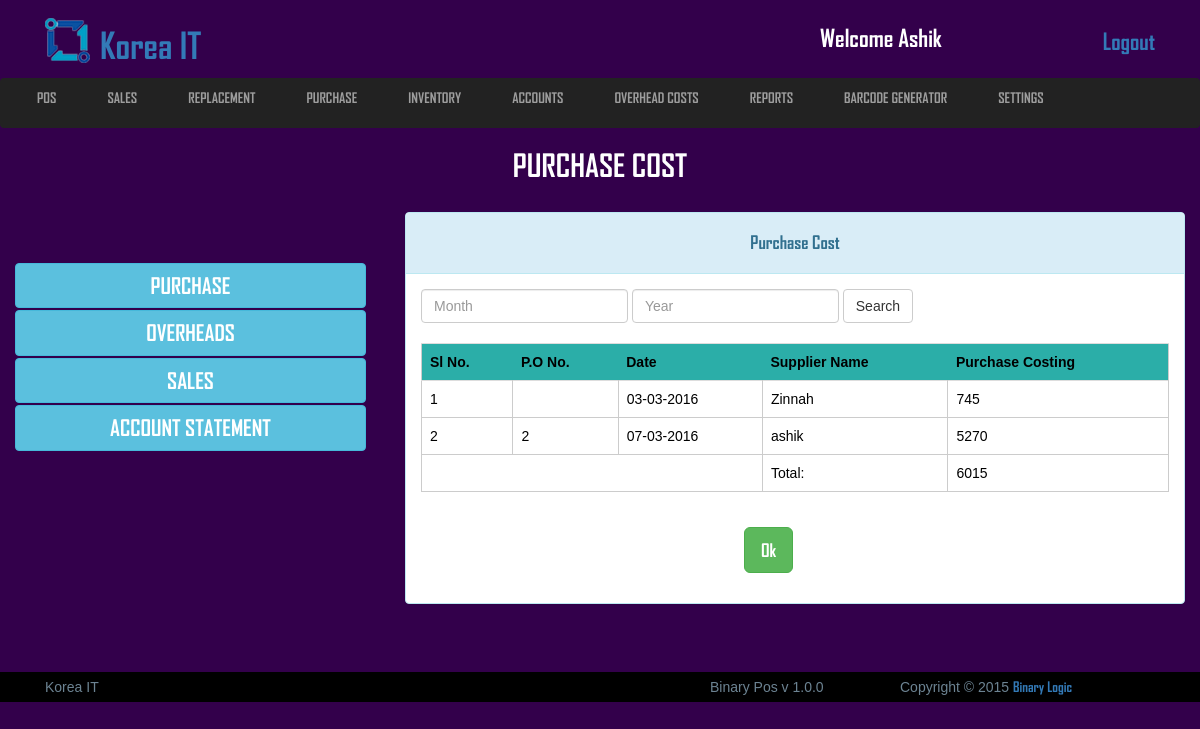
/view/purchase_cost.php (signed in), run on the app's committed database.
### tables this page shows
CREATE TABLE `logo_section` (
  `id` int(11) NOT NULL,
  `image` varchar(255) NOT NULL,
  `name` varchar(100) NOT NULL
);

CREATE TABLE `purchase_order` (
  `id` int(50) NOT NULL,
  `supplier_id` varchar(50) NOT NULL,
  `po_date` date NOT NULL,
  `purchase_order_no` varchar(50) NOT NULL,
  `product_description` text NOT NULL,
  `uom` varchar(50) NOT NULL,
  `cost_per_unit` varchar(50) NOT NULL,
  `quantity` varchar(50) NOT NULL,
  `amount` varchar(50) NOT NULL,
  `vat` varchar(50) NOT NULL,
  `tax` varchar(50) NOT NULL,
  `delivery_charge` varchar(50) NOT NULL,
  `total` varchar(50) NOT NULL,
  `paid` varchar(50) NOT NULL,
  `due` varchar(50) NOT NULL,
  `po_status` varchar(20) NOT NULL
);

CREATE TABLE `supplier` (
  `supplier_id` int(255) NOT NULL,
  `supplier_name` varchar(50) NOT NULL,
  `supplier_phone` varchar(15) NOT NULL,
  `supplier_address` varchar(200) NOT NULL,
  `supplier_balance` varchar(100) NOT NULL,
  `due_to_supplier` varchar(1000) NOT NULL
);

### src/Account/Account.php (called while the page is built, shortened)
<?php
class Account extends Model{
  public function all_purchase_order_cost($data = false){
    $this->table = "purchase_order";
    $clause = "1=1 ";
        $query = "SELECT * FROM {$this->table} WHERE ".$clause;
        $result = mysqli_query($this->connection,$query);
        $selectAll = array();
        if($result){
            while ($row = mysqli_fetch_object($result)) {
                $selectAll[] = $row;
            }
        }
        return $selectAll;
  }
}

### src/Model/Model.php (called while the page is built, shortened)
<?php
abstract class Model{
    public function __construct(){
        $this->connection = mysqli_connect("localhost","root","","pos");
    }
}

### src/Supplier/Supplier.php (called while the page is built, shortened)
<?php
class Supplier extends Model{
	public function show_supplier($id = null){
			$this->table = "supplier";
			$query = "SELECT * FROM {$this->table} WHERE `supplier_id` = '{$id}'";
			$result = mysqli_query($this->connection,$query);
			$supplier_no_fetch = mysqli_fetch_object($result);
			return $supplier_no_fetch;
	}
}

### view/purchase_cost.php (the view, shortened to what this page needs)
<?php
  	$account = new Account();
	$suppliers = new Supplier();
  	if(strtolower($_SERVER["REQUEST_METHOD"]) == "post"){
  		$purchase_orders = $account->all_purchase_order_cost($_REQUEST);
  	}else{
  		$purchase_orders = $account->all_purchase_order_cost();
  	}
 ?>
	<?php include('includes/all_link_body.php'); ?>
<header class="header_section">
	<div class="container">
		<div class="row">
			<div class="col-md-12">
				<?php include('includes/header_top.php'); ?>
			</div>
		</div>
	</div>
	<?php include('includes/main_nav.php'); ?>
	<div class="conainer">
		<div class="row">
			<div class="col-md-12">
				<div class="sales_point">
					<h2>Purchase Cost</h2>
				</div>
			</div>
		</div>
	</div>
</header>
<section class="view_container_content" style="min-height:430px;">
	<div class="container">
		<div class="row">
			<div class="col-md-4 no_padding">
				<div class="accounts_manager_left">
					<ul>
						<li> <button class="btn btn-info" style="width:90%;margin: 1px 0;"><a href="purchase_cost.php">Purchase</a> </button></li>
						<li><button class="btn btn-info" style="width:90%;margin: 1px 0;"><a href="overheads.php">Overheads</a> </button></li>
						<li><button class="btn btn-info" style="width:90%;margin: 1px 0;"><a href="sales_cost.php">Sales</a> </button></li>
						<li><button class="btn btn-info" style="width:90%;margin: 1px 0;"><a href="account_statement.php"> Account Statement</a> </button></li>
					</ul>
				</div>
			</div>
			<div class="col-md-8 no_padding">
				<div class="panel panel-info no_margin">
					  <div class="panel-heading"><h4 style="text-align:center;">Purchase Cost</h4></div>
					  	<div class="panel-body">
					  		<div class="top_month_section">
						  		<form class="form-inline" role="form" action="purchase_cost.php" method="post">
								  <div class="form-group">
								    <input type="text" class="form-control" name="month" id="month" placeholder="Month" value="<?php if(isset($_REQUEST["month"])){echo $_REQUEST["month"];}  ?>">
								  </div>
								  <div class="form-group">
								    <input type="text" class="form-control" name="year" id="year" placeholder="Year" value="<?php if(isset($_REQUEST["year"])){echo $_REQUEST["year"];}  ?>">
								  </div>
								  <button type="submit" class="btn btn-default">Search</button>
								</form>
						  	</div>
						  	<br>
							<div class="table-responsive">
							  <table class="table">
							    <tr style="background: #2BAEA8;">
							    	<th>Sl No.</th>
							    	<th>P.O No. </th>
							    	<th>Date</th>
							    	<th>Supplier Name</th>
							    	<th>Purchase Costing</th>
							    </tr>
							    <?php
							    	$sl = 1;
							    	$total = 0;
							    	foreach ($purchase_orders as $purchase_order) {
							    ?>
								    <tr>
								    	<td><?php echo $sl++; ?></td>
								    	<td><?php echo $purchase_order->purchase_order_no; ?></td>
								    	<td><?php echo date("d-m-Y",strtotime($purchase_order->po_date)); ?></td>
								    	<td><?php $supplier = $suppliers->show_supplier($purchase_order->supplier_id); ?>
								    	<?php if(isset($supplier->supplier_name)){ echo $supplier->supplier_name;} ?>
								    	</td>
								    	<td><?php echo $purchase_order->total; $total += $purchase_order->total; ?></td>
								    </tr>
							    <?php
							    	}
							     ?>
							     <tr>
							     	<td colspan="3"></td>
							     	<td>Total:</td>
							     	<td><?php echo $total; ?></td>
							     </tr>
							  </table>
							</div>
							<a href="accounts.php"><input class="btn btn-success btn-lg" type="submit" name="add" value="Ok"style="margin: 15px auto;margin-left: 323px;"></a>
						</div>
					</div>
			</div>
		</div>
	</div>
</section>
<footer class="main_footer_section">
		<div class="container">
			<div class="row">
				<div class="col-sm-12">
					<div class="row">
						<div class="col-sm-7">
							<p>Korea IT</p>
						</div>
						<div class="col-sm-2">
							<p>Binary Pos <span>v 1.0.0</span> </p>
						</div>
						<div class="col-sm-3">
							<p>Copyright &copy; 2015 <a href="www.binary-logic.net">Binary Logic</a></p>
						</div>
					</div>
				</div>
			</div>
		</div>
	</footer>
</body>
</html>

### view/includes/header_top.php (shortened to what this page needs)
<?php include('config.php'); ?>
<div class="header_top">
	<div class="col-md-8">
		<?php
		 	$startement = $db->prepare("SELECT * FROM logo_section WHERE id=1");
		 	$startement->execute();
		 	$result = $startement->fetchAll(PDO::FETCH_ASSOC);
		 	foreach ($result as $row) {
		 		$image = $row['image'];
		 		$name = $row['name'];
		 	}
		  ?>
		<a href="#"><img src="uploads/logo/<?php echo $image; ?>" alt="logo"><h1> <?php echo $name; ?></h1></a>
	</div>
	<div class="col-md-4">
		<ul class="header_top_aside">
			<li><h3>welcome <?php if(isset($_SESSION["username"])){echo $_SESSION["username"];} ?></h3></li>
			<li style="float:right"><a href="index.php">Logout</a></li>
		</ul>
	</div>
</div>

### view/css/style.css (style rules this page uses)
* { margin: 0; padding: 0; }
body { background: #33004B;color: #fff;font-family: 'arial'; }
h1,h2,h3,h4,a { font-family: 'AGENCYB'; }
.no_margin { margin: 0; }
.no_padding { padding: 0; }
.panel-body { color: #000; }
.row { width: 100%; margin: 0 }
.container { padding: 0; }
.header_section .header_top { width: 100%;overflow: hidden; }
.header_section .header_top a { text-decoration: none; }
.header_section .header_top a img { margin-top: -30px; margin-right: 10px; }
.header_section .header_top a h1 { display: inline-block;margin-top: 20px; }
.header_section .header_top .header_top_aside { width: 100%;overflow: hidden; margin: 20px 0; }
.header_section .header_top .header_top_aside li { list-style: none;float: left;margin-left: 15px; }
.header_section .header_top .header_top_aside li h3 { margin: 0; }
.header_section .header_top .header_top_aside li a { text-decoration: none;font-size: 23px; }
.sales_point { width: 100%;overflow: hidden;margin-bottom: 20px; }
.sales_point h2 { text-align: center;text-transform: uppercase;font-size: 31px; }
.view_container_content { width: 100%;overflow: hidden;margin-bottom: 30px;margin-top: 20px;min-height: 465px; }
.main_footer_section { background: #000;width: 100%;padding: 5px 0; }
.main_footer_section p { color: #6C8392; }
header { height: 20vh; }
.header_section { padding-top: 5px; }
.table { border:1px solid #ccc; }
td { border: 1px solid #ccc; }
.accounts_manager_left { margin-top: 50px; }
.accounts_manager_left ul { list-style: none; }
.accounts_manager_left ul li a { text-decoration: none;font-size: 22px;text-transform: uppercase; color: #fff; }
p { margin: 0;color: #000; }
table { width: 100%;overflow: hidden; }

### view/includes/header_top.php (style rules this page uses)
h3 { text-transform: capitalize; }
h1 { text-transform: capitalize; }
img { width: 45px;height: 45px; }

### data on the page
logo_section: image (picture), name "Korea IT"
purchase_order: po_date "03-03-2016", supplier.supplier_name "Zinnah", total "745"
purchase_order: purchase_order_no "2", po_date "07-03-2016", supplier.supplier_name "ashik", total "5270"

### other printed values
$_SESSION["username"] "Ashik"
$total "6015"
